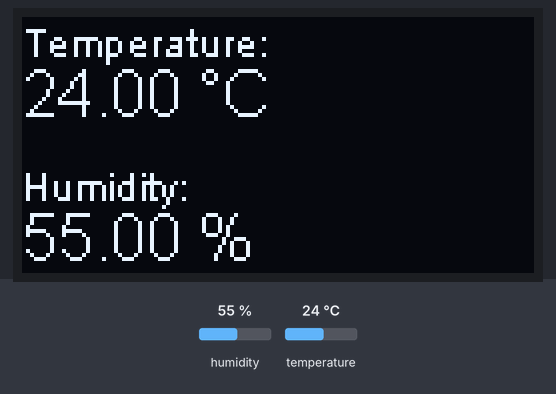
A program run on a simulated ESP8266 (NodeMCU). On the bench: 128×64 one-colour display. The inputs (shaded band) are chosen by the test bench; at power-on: humidity 55 %, temperature 24 °C. WiFi joins after 1.5 s; servers stay silent unless stated; what the program prints to the serial monitor is not drawn.

Above: at 5.7 s.
5.8 s: humidity set to 22 %
At 9.2 s:
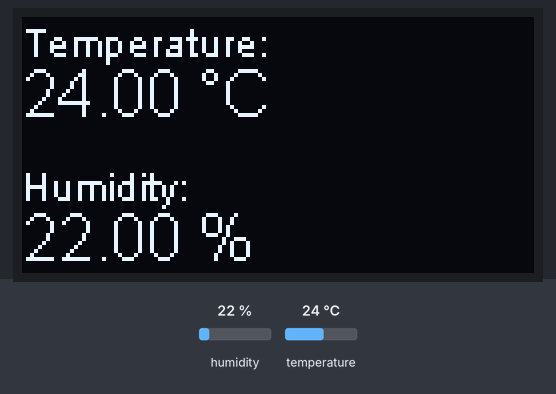
10.6 s: temperature set to 12 °C
At 13.4 s:
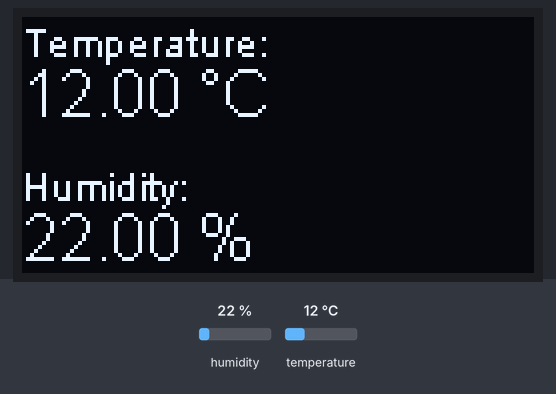
15.4 s: humidity set to 40 %
At 17.7 s:
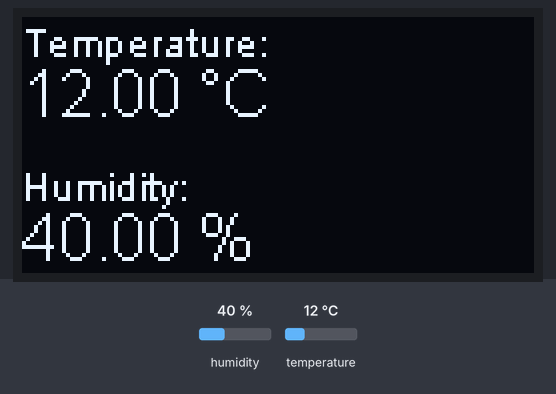
20.2 s: temperature set to 19 °C
At 21.9 s:
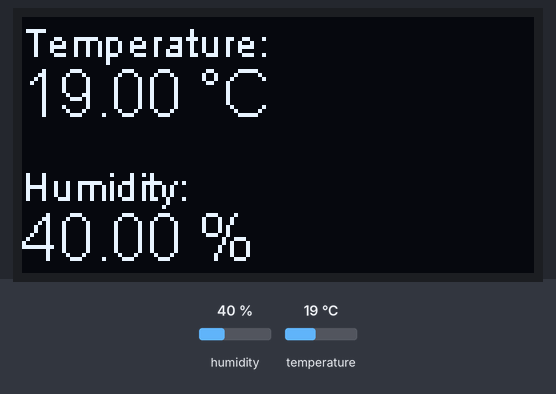
Timing chart, 0 to 23.4 s (numbered marks = the images above; inputs shaded):
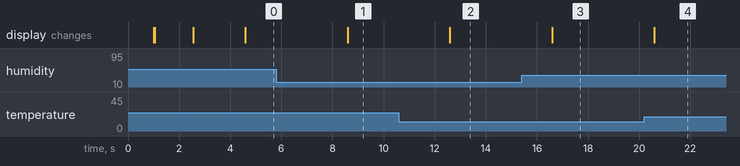

The program:

main.cpp
```cpp
#include <Arduino.h>
#include <DHT.h>
#include <DHT_U.h>
#include <ESP8266WiFi.h>
#include <ESP8266HTTPClient.h>
#include <FirebaseArduino.h>
#include <Wire.h>
#include <SSD1306Wire.h>

#include "creds.h"

// #define DONT_HAVE_SENSORS

#define DHTPIN 		D5
#define DHTTYPE		DHT11

#define BAUDRATE	115200

struct readings {
  float hum;  				// Humidity in Percent	  ( %)
  float temp;  				// Temperature in Celsius (°C)
} readings;

// Initialize DHT sensor.
DHT dht(DHTPIN, DHTTYPE);

// Initialize the OLED display using Wire library
SSD1306Wire  display(0x3c, D2, D1);  //D2=SDK  D1=SCK  As per labeling on NodeMCU

// Generally, you should use "unsigned long" for variables that hold time
// The value will quickly become too large for an int to store

// will store last time data was sent to Firebase
unsigned long previousMillis = 0;
const long interval = 2000;

void connectToWiFi(char const *ssid, char const *password);
void readSensors(struct readings *r);
void displaySensors(char const *ssid, struct readings r);
void sendDataToFirebase(struct readings r);

void setup() {
  delay(1000);
  Serial.begin(BAUDRATE);
  Serial.println("");
  Serial.println("Initializing OLED Display");
  display.init();
  display.flipScreenVertically();
  display.setFont(ArialMT_Plain_10);
  connectToWiFi(SSID, PASSWORD);
  Firebase.begin(FIREBASE_HOST, FIREBASE_AUTH);
  dht.begin();
}

void loop() {
  // check to see if it's time to send data to Firebase; that is, if the difference
  // between the current time and last time we sent data is bigger than
  // the interval at which we want to send data.
  unsigned long currentMillis = millis();

  if (currentMillis - previousMillis >= interval) {
    // save the last time we sent data to Fireabase
    previousMillis = currentMillis;
    readSensors(&readings);
    displaySensors(SSID, readings);
    sendDataToFirebase(readings);
  }
}

void connectToWiFi(char const *ssid, char const *password) {
  delay(10);
  display.clear();
  display.setTextAlignment(TEXT_ALIGN_LEFT);
  display.setFont(ArialMT_Plain_10);
  Serial.println();
  Serial.println();
  Serial.print("Connecting to SSID: ");
  display.drawString(0, 0, "Connecting to SSID: " + String(ssid));
  display.display();
  Serial.print(ssid);
  Serial.print(" ");
  /* Explicitly set the ESP8266 to be a WiFi-client, otherwise, it by default,
  would try to act as both a client and an access-point and could cause
  network-issues with your other WiFi-devices on your WiFi-network. */
  WiFi.mode(WIFI_STA);
  WiFi.disconnect();
  //start connecting to WiFi
  WiFi.begin(ssid, password);
  //while client is not connected to WiFi keep loading
  while (WiFi.status() != WL_CONNECTED) {
    delay(500);
    Serial.print(".");
  }
  Serial.println("");
  Serial.print("Connected to SSID");
  Serial.println(ssid);
  Serial.print("IP address: ");
  Serial.println(WiFi.localIP());
  display.clear();
  display.drawString(0, 10, "WiFi connected to: " + String(ssid));
  display.drawString(0, 20, "IP: " + WiFi.localIP().toString());
  display.display();
  delay(2000);
  Serial.println("");
}

void readSensors(struct readings *r) {
  #ifdef DONT_HAVE_SENSORS
    readings.temp = random(0, 80);
    readings.hum = random(0, 80);
  #else
    // Reading temperature or humidity takes about 250 milliseconds!
    // Sensor readings may also be up to 2 seconds 'old' (its a very slow sensor)
    r->hum = dht.readHumidity();
    // Read temperature as Celsius (the default)
    r->temp = dht.readTemperature();
    // Check if any reads failed and exit early (to try again).
    if (isnan(r->hum) || isnan(r->temp)) {
      Serial.println(F("Failed to read from DHT sensor!"));
      return;
    }
  #endif
}

void displaySensors(char const *ssid, struct readings r) {
  Serial.print("[INFO] Humidity: ");
  Serial.print(r.hum);
  Serial.println("%");
  Serial.print("[INFO] Temperature: ");
  Serial.print(r.temp);
  Serial.println("°C ");
  //print values to the OLED screen
  display.clear();
  display.setFont(ArialMT_Plain_10);
  //display.drawString(0, 0, "SSID: " + String(ssid) + " - IP: " + WiFi.localIP().toString());
  display.drawString(0, 0, "Temperature: ");
  display.setFont(ArialMT_Plain_16);
  display.drawString(0, 10, String(r.temp) + " °C");
  display.setFont(ArialMT_Plain_10);
  display.drawString(0, 36, "Humidity: ");
  display.setFont(ArialMT_Plain_16);
  display.drawString(0, 46, String(r.hum) + " %");
  display.display();
}

void sendDataToFirebase(struct readings r) {
  String humValueID = Firebase.pushFloat("dht11/humidity", r.hum);
  if (Firebase.failed()) {
    Serial.print("[ERROR] pushing /dht11/humidity failed:");
    Serial.println(Firebase.error());
    return;
  }

  String tempValueID = Firebase.pushFloat("dht11/temperature", r.temp);
  if (Firebase.failed()) {
    Serial.print("[ERROR] pushing /dht11/temperature failed:");
    Serial.println(Firebase.error());
    return;
  }
}
```

creds.h
```cpp
#define SSID "XXXXXXXXXX"
#define PASSWORD "XXXXXXXXXX"

#define FIREBASE_HOST "XXXXXXXXXX.XXXXXXXXXX.firebasedatabase.app"
#define FIREBASE_AUTH "XXXXXXXXXXXXXXXXXXXXXXXXXXXXXXXXXXXXXXXX"
```

Measured:
- after the input at 5.8 s, the display: changes after 2.8 s (image 1)
- after the input at 10.6 s, the display: changes after 2.0 s (image 2)
- after the input at 15.4 s, the display: changes after 1.2 s (image 3)
- after the input at 20.2 s, the display: changes after 0.39 s (image 4)
